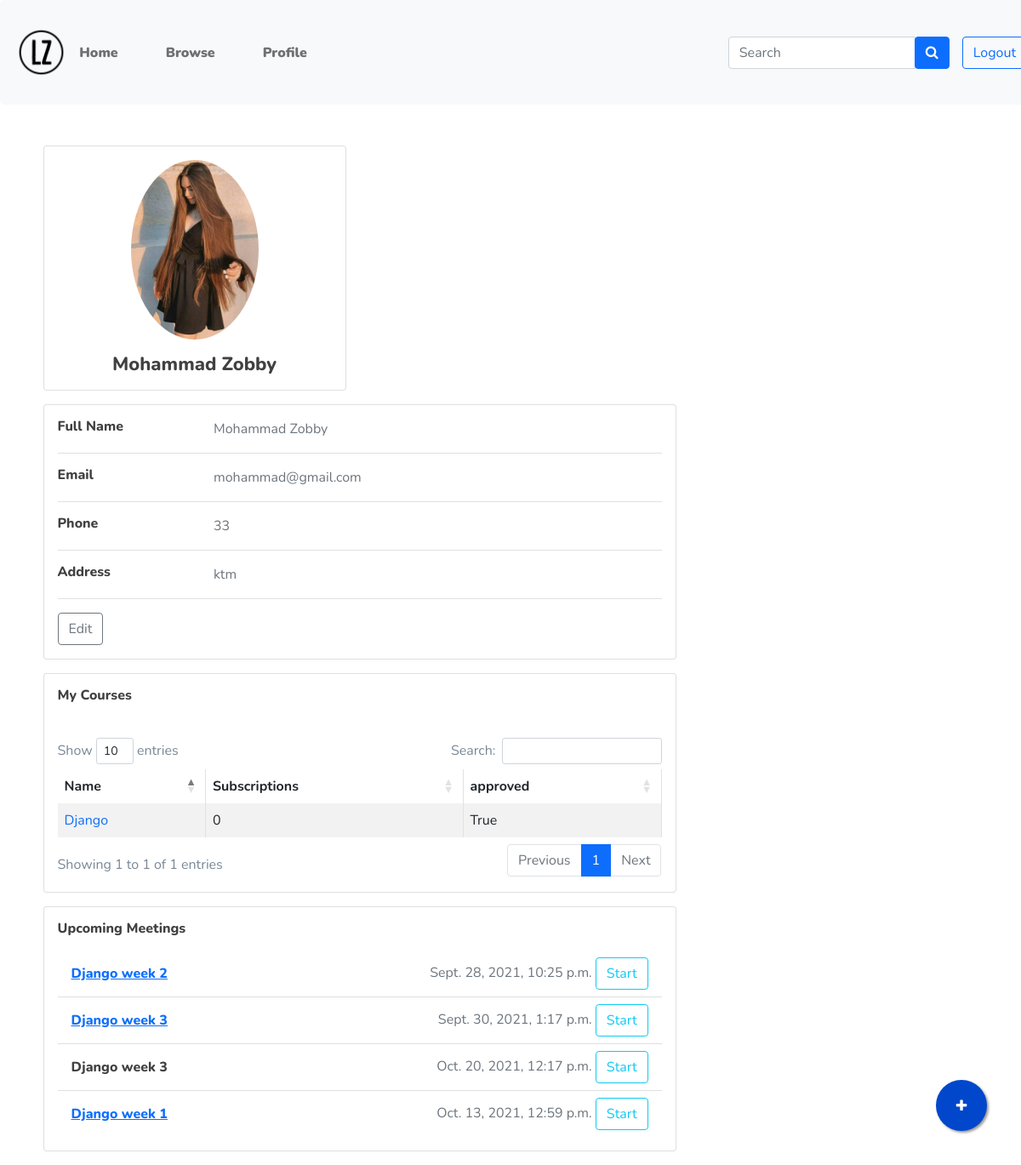
Screenshot of /dashboard/ (signed in) with the database file from the repository.
### main/models.py (models this page shows, shortened)
class User(AbstractUser):
  USER_TYPE_CHOICES = (
      (1, 'student'),
      (2, 'teacher'),
      (3, 'admin'),
  )
  user_type = models.PositiveSmallIntegerField(choices=USER_TYPE_CHOICES, default=3)
  def __str__(self):
      return self.first_name + " " + self.last_name

class Teacher(models.Model):
    user = models.OneToOneField(User, on_delete=models.CASCADE)
    cv = models.FileField(upload_to='cvs/')
    bio = models.CharField(null=True, max_length=100, blank=True)
    address = models.CharField(max_length=200, blank=True)
    photo = models.FileField(null=True, blank=True)
    phone = models.CharField(null=True, max_length=20, blank=True)
    approved = models.BooleanField(default=False)
    @property
    def all_courses(self):
        return Course.objects.filter(uploaded_by=self)

class Course(models.Model):
    name = models.CharField(max_length=100)
    uploaded_by = models.ForeignKey(Teacher, on_delete=models.CASCADE)
    description = models.TextField(max_length=1000)
    category = models.ForeignKey(Categories, on_delete=models.SET_NULL, null=True)
    price = models.FloatField(default=0.0)
    approved = models.BooleanField(default=False)
    approval_message = models.CharField(max_length=200, null=True, blank=True)
    @property
    def subscriptions(self):
        return Subscription.objects.filter(course=self).count()

class Meeting(models.Model):
    meeting_on = models.DateTimeField()
    requested_by = models.ForeignKey(User, on_delete=models.CASCADE)
    completed = models.BooleanField(default=False)
    week = models.ForeignKey(Week, on_delete=models.CASCADE)
    link = models.CharField(max_length=500, null=True)

class Week(models.Model):
    course = models.ForeignKey(Course, on_delete=models.CASCADE)
    week_no = models.IntegerField()
    title = models.CharField(max_length=100, default="title")
    description = models.TextField(max_length=1000, null=True, blank=True)
    instructions = models.TextField(max_length=1000, null=True, blank=True)
    final = models.BooleanField(default=False)
    difficulty = models.IntegerField(default=1)
    def __str__(self):
        return self.course.name + " week " + str(self.week_no)

### main/views.py (the view, shortened to what this page needs)
# urls.py: path('dashboard/', views.dashboard, name='dashboard'),
def dashboard(request):
    print(request.user.user_type)
    if request.user.is_authenticated:
        if request.user.user_type==1:
            student=request.user.student
            context={
                        'subscriptions': request.user.student.get_subscriptions(),
                        'completed': models.Subscription.objects.filter(student=student, completed=True),
                        'student': student,
                        'pending_meetings': student.get_pending_meetings(),
                    }
            if request.method == 'GET':
                if request.GET.get('edit'):
                    context={
                        'profile_edit_form': forms.ProfileEditForm(instance=request.user.student),
                        'user_edit_form': forms.UserEditForm(instance=request.user),
                    }
                return render(request, 'student/dashboard.html', context)
            elif request.method == 'POST':
                pf = forms.ProfileEditForm(request.POST, request.FILES, instance=request.user.student)
                uf = forms.UserEditForm(request.POST, instance=request.user)
                if pf.is_valid() and uf.is_valid():
                    uf.save()
                    pf.save()
                else:
                    print(pf.errors)
                    print(uf.errors)
                return render(request, 'student/dashboard.html', context)
        elif request.user.user_type==2:
            teacher=request.user.teacher
            context={
                        'courses': teacher.all_courses,
                        'teacher': teacher,
                        'meetings': models.Meeting.objects.filter(requested_by=request.user, completed=False),
                    }
            if request.method == 'GET':
                if request.GET.get('edit'):
                    context={
                        'profile_edit_form': forms.TeacherProfileEditForm(instance=teacher),
                        'user_edit_form': forms.UserEditForm(instance=request.user),
                    }
                elif request.GET.get('link'):
                    id=request.GET.get('meeting-id')
                    mt = models.Meeting.objects.get(id=id)
                    link = request.GET.get('link')
                    mt.link=link
                    mt.save()
                elif request.GET.get('delete'):
                    id=request.GET.get('meeting-id')
                    mt = models.Meeting.objects.get(id=id).delete()
                elif request.GET.get('completed'):
                    id=request.GET.get('meeting-id')
                    mt = models.Meeting.objects.get(id=id)
                    mt.completed=True
                    mt.save()
                return render(request, 'teacher/dashboard.html', context)
    else:
        return redirect(reverse('index'))

### main/templates/teacher/dashboard.html (shortened to what this page needs)
{% extends '../base.html'%}
{% load tags%}
{% block content %}
{% load crispy_forms_tags %}
<div class="mt-5 container">
    <div class="main-body">
        <div class="row gutters-sm">
            <div class="col-md-4 mb-3">
                <div class="card">
                    <div class="card-body">
                        <div class="d-flex flex-column align-items-center text-center">
                            {% if request.user.teacher.photo %}<img src="{{request.user.teacher.photo.url}}" alt="Admin"
                                class="rounded-circle" width="150">{% endif %}
                                <div class="mt-3">
                                    <h4>{{request.user}}</h4>
                                </div>
                        </div>
                    </div>
                </div>
            </div>
        </div>
        <div class="col-md-8">
            {% if profile_edit_form %}
            <div class="card mb-3">
                <div class="card-body">
                    <form method="POST" action="{% url 'dashboard'%}" enctype="multipart/form-data">
                        {% csrf_token %}
                        <div class="row">
                            <div class="col-sm-3">
                                <h6 class="mb-0">Photo</h6>
                            </div>
                            <div class="col-sm-9 text-secondary">
                                {{profile_edit_form.photo}}
                            </div>
                        </div>
                        <hr>
                        <div class="row">
                            <div class="col-sm-3">
                                <h6 class="mb-0">First Name</h6>
                            </div>
                            <div class="col-sm-9 text-secondary">
                                {{user_edit_form.first_name}}
                            </div>
                        </div>
                        <hr>
                        <div class="row">
                            <div class="col-sm-3">
                                <h6 class="mb-0">Last Name</h6>
                            </div>
                            <div class="col-sm-9 text-secondary">
                                {{user_edit_form.last_name}}
                            </div>
                        </div>
                        <hr>
                        <div class="row">
                            <div class="col-sm-3">
                                <h6 class="mb-0">Email</h6>
                            </div>
                            <div class="col-sm-9 text-secondary">
                                {{user_edit_form.email}}
                            </div>
                        </div>
                        <hr>
                        <div class="row">
                            <div class="col-sm-3">
                                <h6 class="mb-0">Address</h6>
                            </div>
                            <div class="col-sm-9 text-secondary">
                                {{profile_edit_form.address}}
                            </div>
                        </div>
                        <hr>
                        <div class="row">
                            <div class="col-sm-3">
                                <h6 class="mb-0">Phone</h6>
                            </div>
                            <div class="col-sm-9 text-secondary">
                                {{profile_edit_form.phone}}
                            </div>
                        </div>
                        <hr>
                        <div class="row">
                            <div class="col-sm-3">
                                <h6 class="mb-0">CV</h6>
                            </div>
                            <div class="col-sm-9 text-secondary">
                                {{profile_edit_form.cv}}
                            </div>
                        </div>
                        <hr>
                        <div class="row">
                            <div class="col-sm-12">
                                <input type="submit" class="btn btn-outline-primary">
                            </div>
                        </div>
                    </form>
                </div>
            </div>
            {% else %}
            <div class="card mb-3">
                <div class="card-body">
                    <div class="row">
                        <div class="col-sm-3">
                            <h6 class="mb-0">Full Name</h6>
                        </div>
                        <div class="col-sm-9 text-secondary">
                            {{request.user.first_name}} {{request.user.last_name}}
                        </div>
                    </div>
                    <hr>
                    <div class="row">
                        <div class="col-sm-3">
                            <h6 class="mb-0">Email</h6>
                        </div>
                        <div class="col-sm-9 text-secondary">
                            {{request.user.email}}
                        </div>
                    </div>
                    <hr>
                    <div class="row">
                        <div class="col-sm-3">
                            <h6 class="mb-0">Phone</h6>
                        </div>
                        <div class="col-sm-9 text-secondary">
                            {{teacher.phone}}
                        </div>
                    </div>
                    <hr>
                    <div class="row">
                        <div class="col-sm-3">
                            <h6 class="mb-0">Address</h6>
                        </div>
                        <div class="col-sm-9 text-secondary">
                            {{teacher.address}}
                        </div>
                    </div>
                    <hr>
                    <div class="row">
                        <div class="col-sm-12">
                            <form method="GET" action="{% url 'dashboard'%}">
                                <button type="submit" class="btn btn-outline-secondary">Edit</button>
                            </form>
                        </div>
                    </div>
                </div>
            </div>
            <div class="row gutters-sm">
                <div class="col-sm mb-3">
                    <div class="card h-100">
                        <div class="card-body">
                            <h6 class="d-flex align-items-center mb-3">My Courses</h6><br>
                            <table id="example" class="table table-striped table-bordered">
                                <thead>
                                    <tr>
                                        <th>Name</th>
                                        <th>Subscriptions</th>
                                        <th>approved</th>
                                    </tr>
                                </thead>
                                <tbody>
                                    {% for course in courses %}
                                    <tr>
                                        <td><a class="text-decoration-none"
                                                href="{% url 'course_details' course.id %}">{{course.name}}</a></td>
                                        <td>{{course.subscriptions}}</td>
                                        <td>{{course.approved}}</td>
                                    </tr>
                                    {% endfor %}
                                </tbody>
                            </table>
                        </div>
                    </div>
                </div>
            </div>
            <div class="row gutters-sm">
                <div class="col-sm mb-3">
                    <div class="card h-100">
                        <div class="card-body">
                            <h6 class="d-flex align-items-center mb-3">Upcoming Meetings</h6>
                            {% if meetings %}
                            <ul class="list-group list-group-flush">
                                {% for m in meetings %}
                                <li class="list-group-item d-flex justify-content-between align-items-center flex-wrap">
                                    <h6 class="mb-0">{% if m.link %}<a
                                            href="{{m.link}}">{{m.week}}</a>{%else%}{{m.week}}{% endif %}</h6>
                                    <span class="text-secondary">{{m.meeting_on}} <a href="#" class="btn btn-outline-info link-modal" data-id="{{m.id}}">Start</a></span>
                                </li>
                                {% endfor %}
                            </ul>
                            {% else %}
                            <p>No pending meetings</p>
                            {% endif %}
                        </div>
                    </div>
                </div>
            </div>
            {% endif %}
            <a href="#" class="float" onclick="return add_course()">
                <i class="fa fa-plus my-float"></i>
            </a>
        </div>
    </div>
</div>
{% endblock %}

### main/static/css/default.css (style rules this page uses)
.mt-5 { margin-top: 5px; }

### main/static/css/style.css (style rules this page uses)
body { font-family: "Nunito", sans-serif; font-weight: normal; font-style: normal; color: #798795; overflow-X: hidden; }
* { margin: 0; padding: 0; -webkit-box-sizing: border-box; -moz-box-sizing: border-box; box-sizing: border-box; }
img { max-width: 100%; }
i, span, a { display: inline-block; }
audio, canvas, iframe, img, svg, video { vertical-align: middle; }
h1, h2, h3, h4, h5, h6 { font-family: "Nunito", sans-serif; font-weight: 800; color: #404040; margin: 0px; }
h4 { font-size: 22px; }
h6 { font-size: 16px; }
ul, ol { margin: 0px; padding: 0px; list-style-type: none; }

### main/static/css/custom.css (style rules this page uses)
.float { position:fixed; width:60px; height:60px; bottom:40px; right:40px; background-color:rgb(0, 71, 204); color:#FFF; border-radius:50px; text-align:center; box-shadow: 2px 2px 3px #999; }
.my-float { margin-top:22px; }

### rows the page displays
User: user.teacher.photo (picture), user "Mohammad Zobby", user.first_name "Mohammad", user.last_name "Zobby", user.email "mohammad@gmail.com"
Teacher: phone "33", address "ktm"
Course: name "Django", subscriptions "0", approved "True"
Meeting: week "Django week 2", meeting_on "Sept. 28, 2021, 10:25 p.m."
Meeting: week "Django week 3", meeting_on "Sept. 30, 2021, 1:17 p.m."
Meeting: week "Django week 3", meeting_on "Oct. 20, 2021, 12:17 p.m."
Meeting: week "Django week 1", meeting_on "Oct. 13, 2021, 12:59 p.m."
